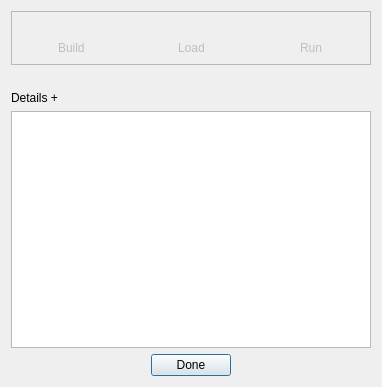
<?xml version="1.0" encoding="UTF-8"?>
<ui version="4.0">
 <class>statusDialog</class>
 <widget class="QFrame" name="statusDialog">
  <property name="windowModality">
   <enum>Qt::NonModal</enum>
  </property>
  <property name="geometry">
   <rect>
    <x>0</x>
    <y>0</y>
    <width>378</width>
    <height>387</height>
   </rect>
  </property>
  <property name="sizePolicy">
   <sizepolicy hsizetype="Minimum" vsizetype="Minimum">
    <horstretch>0</horstretch>
    <verstretch>0</verstretch>
   </sizepolicy>
  </property>
  <property name="windowTitle">
   <string>Build Status</string>
  </property>
  <layout class="QVBoxLayout" name="verticalLayout_9">
   <item>
    <widget class="QFrame" name="frame">
     <property name="sizePolicy">
      <sizepolicy hsizetype="Fixed" vsizetype="Fixed">
       <horstretch>0</horstretch>
       <verstretch>0</verstretch>
      </sizepolicy>
     </property>
     <property name="minimumSize">
      <size>
       <width>360</width>
       <height>0</height>
      </size>
     </property>
     <property name="frameShape">
      <enum>QFrame::StyledPanel</enum>
     </property>
     <property name="frameShadow">
      <enum>QFrame::Sunken</enum>
     </property>
     <layout class="QHBoxLayout" name="horizontalLayout_7">
      <item>
       <layout class="QVBoxLayout" name="verticalLayout_8">
        <item>
         <spacer name="verticalSpacer_9">
          <property name="orientation">
           <enum>Qt::Vertical</enum>
          </property>
          <property name="sizeHint" stdset="0">
           <size>
            <width>0</width>
            <height>0</height>
           </size>
          </property>
         </spacer>
        </item>
        <item>
         <layout class="QVBoxLayout" name="verticalLayout">
          <item>
           <layout class="QHBoxLayout" name="horizontalLayout">
            <item>
             <spacer name="horizontalSpacer_2">
              <property name="orientation">
               <enum>Qt::Horizontal</enum>
              </property>
              <property name="sizeHint" stdset="0">
               <size>
                <width>0</width>
                <height>0</height>
               </size>
              </property>
             </spacer>
            </item>
            <item>
             <widget class="QLabel" name="iconBuild">
              <property name="enabled">
               <bool>false</bool>
              </property>
              <property name="text">
               <string/>
              </property>
              <property name="pixmap">
               <pixmap resource="../icons/icons.qrc">:/icons/status-build.png</pixmap>
              </property>
             </widget>
            </item>
            <item>
             <spacer name="horizontalSpacer">
              <property name="orientation">
               <enum>Qt::Horizontal</enum>
              </property>
              <property name="sizeHint" stdset="0">
               <size>
                <width>0</width>
                <height>0</height>
               </size>
              </property>
             </spacer>
            </item>
           </layout>
          </item>
          <item>
           <layout class="QHBoxLayout" name="horizontalLayout_2">
            <item>
             <spacer name="horizontalSpacer_3">
              <property name="orientation">
               <enum>Qt::Horizontal</enum>
              </property>
              <property name="sizeHint" stdset="0">
               <size>
                <width>0</width>
                <height>0</height>
               </size>
              </property>
             </spacer>
            </item>
            <item>
             <widget class="QLabel" name="textBuild">
              <property name="enabled">
               <bool>false</bool>
              </property>
              <property name="text">
               <string>Build</string>
              </property>
             </widget>
            </item>
            <item>
             <spacer name="horizontalSpacer_4">
              <property name="orientation">
               <enum>Qt::Horizontal</enum>
              </property>
              <property name="sizeHint" stdset="0">
               <size>
                <width>0</width>
                <height>0</height>
               </size>
              </property>
             </spacer>
            </item>
           </layout>
          </item>
         </layout>
        </item>
        <item>
         <spacer name="verticalSpacer_10">
          <property name="orientation">
           <enum>Qt::Vertical</enum>
          </property>
          <property name="sizeHint" stdset="0">
           <size>
            <width>0</width>
            <height>0</height>
           </size>
          </property>
         </spacer>
        </item>
       </layout>
      </item>
      <item>
       <layout class="QVBoxLayout" name="verticalLayout_2">
        <item>
         <spacer name="verticalSpacer">
          <property name="orientation">
           <enum>Qt::Vertical</enum>
          </property>
          <property name="sizeHint" stdset="0">
           <size>
            <width>0</width>
            <height>0</height>
           </size>
          </property>
         </spacer>
        </item>
        <item>
         <widget class="QLabel" name="arrow1">
          <property name="enabled">
           <bool>false</bool>
          </property>
          <property name="text">
           <string/>
          </property>
          <property name="pixmap">
           <pixmap resource="../icons/icons.qrc">:/icons/go-next.png</pixmap>
          </property>
         </widget>
        </item>
        <item>
         <spacer name="verticalSpacer_2">
          <property name="orientation">
           <enum>Qt::Vertical</enum>
          </property>
          <property name="sizeHint" stdset="0">
           <size>
            <width>0</width>
            <height>0</height>
           </size>
          </property>
         </spacer>
        </item>
       </layout>
      </item>
      <item>
       <layout class="QVBoxLayout" name="verticalLayout_3">
        <property name="sizeConstraint">
         <enum>QLayout::SetMinimumSize</enum>
        </property>
        <item>
         <spacer name="verticalSpacer_3">
          <property name="orientation">
           <enum>Qt::Vertical</enum>
          </property>
          <property name="sizeHint" stdset="0">
           <size>
            <width>0</width>
            <height>0</height>
           </size>
          </property>
         </spacer>
        </item>
        <item>
         <layout class="QVBoxLayout" name="verticalLayout_4">
          <item>
           <layout class="QHBoxLayout" name="horizontalLayout_3">
            <item>
             <spacer name="horizontalSpacer_5">
              <property name="orientation">
               <enum>Qt::Horizontal</enum>
              </property>
              <property name="sizeHint" stdset="0">
               <size>
                <width>0</width>
                <height>0</height>
               </size>
              </property>
             </spacer>
            </item>
            <item>
             <widget class="QLabel" name="iconDownload">
              <property name="enabled">
               <bool>false</bool>
              </property>
              <property name="text">
               <string/>
              </property>
              <property name="pixmap">
               <pixmap resource="../icons/icons.qrc">:/icons/status-load.png</pixmap>
              </property>
             </widget>
            </item>
            <item>
             <spacer name="horizontalSpacer_6">
              <property name="orientation">
               <enum>Qt::Horizontal</enum>
              </property>
              <property name="sizeHint" stdset="0">
               <size>
                <width>0</width>
                <height>0</height>
               </size>
              </property>
             </spacer>
            </item>
           </layout>
          </item>
          <item>
           <layout class="QHBoxLayout" name="horizontalLayout_4">
            <item>
             <spacer name="horizontalSpacer_7">
              <property name="orientation">
               <enum>Qt::Horizontal</enum>
              </property>
              <property name="sizeHint" stdset="0">
               <size>
                <width>0</width>
                <height>0</height>
               </size>
              </property>
             </spacer>
            </item>
            <item>
             <widget class="QLabel" name="textDownload">
              <property name="enabled">
               <bool>false</bool>
              </property>
              <property name="text">
               <string>Load</string>
              </property>
             </widget>
            </item>
            <item>
             <spacer name="horizontalSpacer_8">
              <property name="orientation">
               <enum>Qt::Horizontal</enum>
              </property>
              <property name="sizeHint" stdset="0">
               <size>
                <width>0</width>
                <height>0</height>
               </size>
              </property>
             </spacer>
            </item>
           </layout>
          </item>
         </layout>
        </item>
        <item>
         <spacer name="verticalSpacer_4">
          <property name="orientation">
           <enum>Qt::Vertical</enum>
          </property>
          <property name="sizeHint" stdset="0">
           <size>
            <width>0</width>
            <height>0</height>
           </size>
          </property>
         </spacer>
        </item>
       </layout>
      </item>
      <item>
       <layout class="QVBoxLayout" name="verticalLayout_7">
        <item>
         <spacer name="verticalSpacer_7">
          <property name="orientation">
           <enum>Qt::Vertical</enum>
          </property>
          <property name="sizeHint" stdset="0">
           <size>
            <width>0</width>
            <height>0</height>
           </size>
          </property>
         </spacer>
        </item>
        <item>
         <widget class="QLabel" name="arrow2">
          <property name="enabled">
           <bool>false</bool>
          </property>
          <property name="text">
           <string/>
          </property>
          <property name="pixmap">
           <pixmap resource="../icons/icons.qrc">:/icons/go-next.png</pixmap>
          </property>
         </widget>
        </item>
        <item>
         <spacer name="verticalSpacer_8">
          <property name="orientation">
           <enum>Qt::Vertical</enum>
          </property>
          <property name="sizeHint" stdset="0">
           <size>
            <width>0</width>
            <height>0</height>
           </size>
          </property>
         </spacer>
        </item>
       </layout>
      </item>
      <item>
       <layout class="QVBoxLayout" name="verticalLayout_5">
        <property name="sizeConstraint">
         <enum>QLayout::SetMinimumSize</enum>
        </property>
        <item>
         <spacer name="verticalSpacer_5">
          <property name="orientation">
           <enum>Qt::Vertical</enum>
          </property>
          <property name="sizeHint" stdset="0">
           <size>
            <width>0</width>
            <height>0</height>
           </size>
          </property>
         </spacer>
        </item>
        <item>
         <layout class="QVBoxLayout" name="verticalLayout_6">
          <item>
           <layout class="QHBoxLayout" name="horizontalLayout_5">
            <item>
             <spacer name="horizontalSpacer_9">
              <property name="orientation">
               <enum>Qt::Horizontal</enum>
              </property>
              <property name="sizeHint" stdset="0">
               <size>
                <width>0</width>
                <height>0</height>
               </size>
              </property>
             </spacer>
            </item>
            <item>
             <widget class="QLabel" name="iconRun">
              <property name="enabled">
               <bool>false</bool>
              </property>
              <property name="pixmap">
               <pixmap resource="../icons/icons.qrc">:/icons/status-run.png</pixmap>
              </property>
             </widget>
            </item>
            <item>
             <spacer name="horizontalSpacer_10">
              <property name="orientation">
               <enum>Qt::Horizontal</enum>
              </property>
              <property name="sizeHint" stdset="0">
               <size>
                <width>0</width>
                <height>0</height>
               </size>
              </property>
             </spacer>
            </item>
           </layout>
          </item>
          <item>
           <layout class="QHBoxLayout" name="horizontalLayout_6">
            <item>
             <spacer name="horizontalSpacer_11">
              <property name="orientation">
               <enum>Qt::Horizontal</enum>
              </property>
              <property name="sizeHint" stdset="0">
               <size>
                <width>0</width>
                <height>0</height>
               </size>
              </property>
             </spacer>
            </item>
            <item>
             <widget class="QLabel" name="textRun">
              <property name="enabled">
               <bool>false</bool>
              </property>
              <property name="text">
               <string>Run</string>
              </property>
             </widget>
            </item>
            <item>
             <spacer name="horizontalSpacer_12">
              <property name="orientation">
               <enum>Qt::Horizontal</enum>
              </property>
              <property name="sizeHint" stdset="0">
               <size>
                <width>0</width>
                <height>0</height>
               </size>
              </property>
             </spacer>
            </item>
           </layout>
          </item>
         </layout>
        </item>
        <item>
         <spacer name="verticalSpacer_6">
          <property name="orientation">
           <enum>Qt::Vertical</enum>
          </property>
          <property name="sizeHint" stdset="0">
           <size>
            <width>0</width>
            <height>0</height>
           </size>
          </property>
         </spacer>
        </item>
       </layout>
      </item>
     </layout>
    </widget>
   </item>
   <item>
    <layout class="QHBoxLayout" name="horizontalLayout_8">
     <property name="sizeConstraint">
      <enum>QLayout::SetFixedSize</enum>
     </property>
     <item>
      <spacer name="horizontalSpacer_13">
       <property name="orientation">
        <enum>Qt::Horizontal</enum>
       </property>
       <property name="sizeHint" stdset="0">
        <size>
         <width>20</width>
         <height>0</height>
        </size>
       </property>
      </spacer>
     </item>
     <item>
      <widget class="QLabel" name="activeText">
       <property name="font">
        <font>
         <weight>75</weight>
         <bold>true</bold>
        </font>
       </property>
       <property name="text">
        <string/>
       </property>
      </widget>
     </item>
     <item>
      <spacer name="horizontalSpacer_14">
       <property name="orientation">
        <enum>Qt::Horizontal</enum>
       </property>
       <property name="sizeHint" stdset="0">
        <size>
         <width>20</width>
         <height>0</height>
        </size>
       </property>
      </spacer>
     </item>
    </layout>
   </item>
   <item>
    <layout class="QHBoxLayout" name="horizontalLayout_9">
     <property name="sizeConstraint">
      <enum>QLayout::SetFixedSize</enum>
     </property>
     <item>
      <widget class="ClickableLabel" name="label">
       <property name="text">
        <string>Details +</string>
       </property>
      </widget>
     </item>
    </layout>
   </item>
   <item>
    <widget class="QPlainTextEdit" name="plainTextEdit">
     <property name="enabled">
      <bool>true</bool>
     </property>
     <property name="sizePolicy">
      <sizepolicy hsizetype="Expanding" vsizetype="Expanding">
       <horstretch>0</horstretch>
       <verstretch>0</verstretch>
      </sizepolicy>
     </property>
     <property name="undoRedoEnabled">
      <bool>false</bool>
     </property>
     <property name="readOnly">
      <bool>true</bool>
     </property>
     <property name="plainText">
      <string notr="true"/>
     </property>
     <property name="textInteractionFlags">
      <set>Qt::TextSelectableByMouse</set>
     </property>
    </widget>
   </item>
   <item>
    <layout class="QHBoxLayout" name="horizontalLayout_10">
     <property name="sizeConstraint">
      <enum>QLayout::SetFixedSize</enum>
     </property>
     <item>
      <spacer name="horizontalSpacer_15">
       <property name="orientation">
        <enum>Qt::Horizontal</enum>
       </property>
       <property name="sizeHint" stdset="0">
        <size>
         <width>0</width>
         <height>20</height>
        </size>
       </property>
      </spacer>
     </item>
     <item>
      <widget class="QPushButton" name="pushButton">
       <property name="sizePolicy">
        <sizepolicy hsizetype="Fixed" vsizetype="Fixed">
         <horstretch>0</horstretch>
         <verstretch>0</verstretch>
        </sizepolicy>
       </property>
       <property name="text">
        <string>Done</string>
       </property>
       <property name="default">
        <bool>true</bool>
       </property>
      </widget>
     </item>
     <item>
      <spacer name="horizontalSpacer_16">
       <property name="orientation">
        <enum>Qt::Horizontal</enum>
       </property>
       <property name="sizeHint" stdset="0">
        <size>
         <width>0</width>
         <height>10</height>
        </size>
       </property>
      </spacer>
     </item>
    </layout>
   </item>
  </layout>
 </widget>
 <customwidgets>
  <customwidget>
   <class>ClickableLabel</class>
   <extends>QLabel</extends>
   <header>clickable.h</header>
  </customwidget>
 </customwidgets>
 <resources>
  <include location="../icons/icons.qrc"/>
 </resources>
 <connections>
  <connection>
   <sender>pushButton</sender>
   <signal>clicked()</signal>
   <receiver>statusDialog</receiver>
   <slot>hide()</slot>
   <hints>
    <hint type="sourcelabel">
     <x>129</x>
     <y>374</y>
    </hint>
    <hint type="destinationlabel">
     <x>148</x>
     <y>208</y>
    </hint>
   </hints>
  </connection>
 </connections>
</ui>
